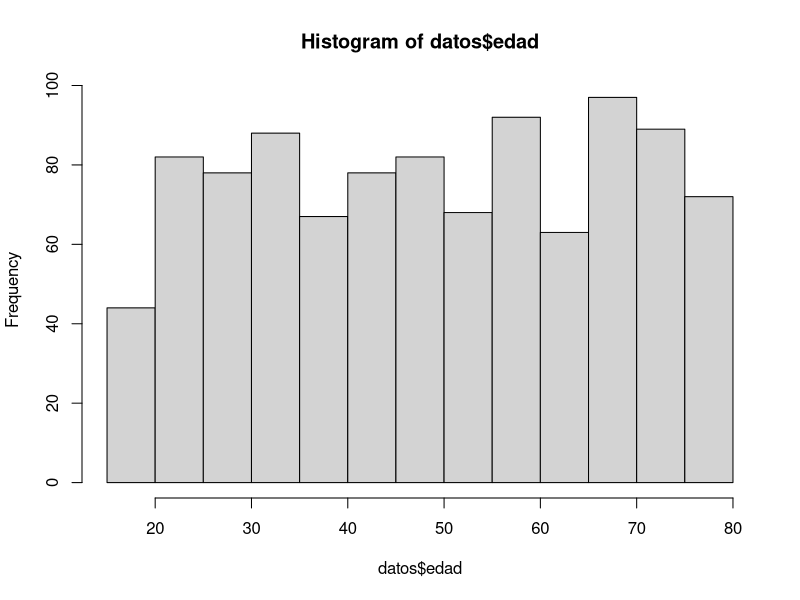
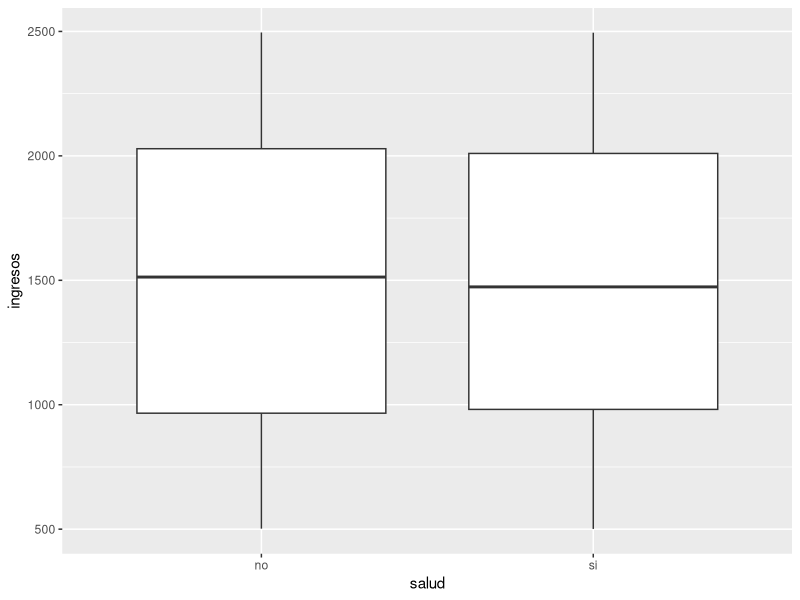
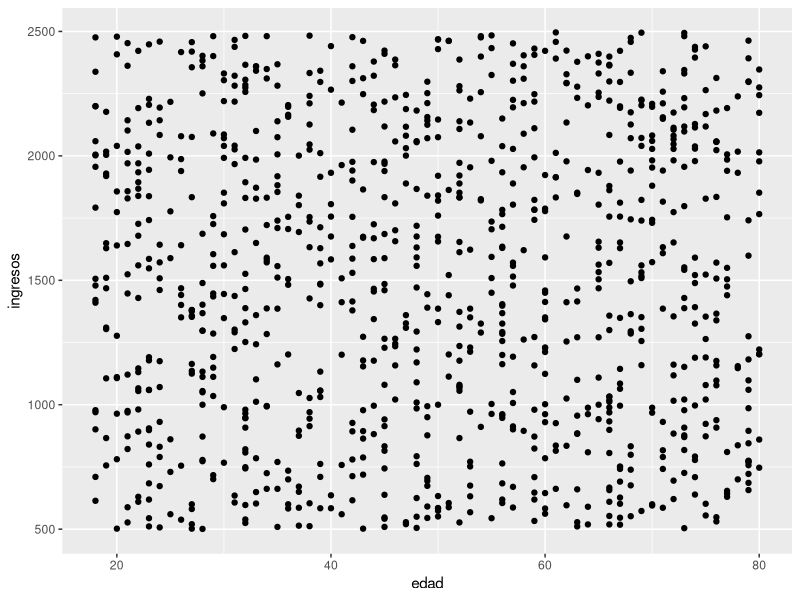
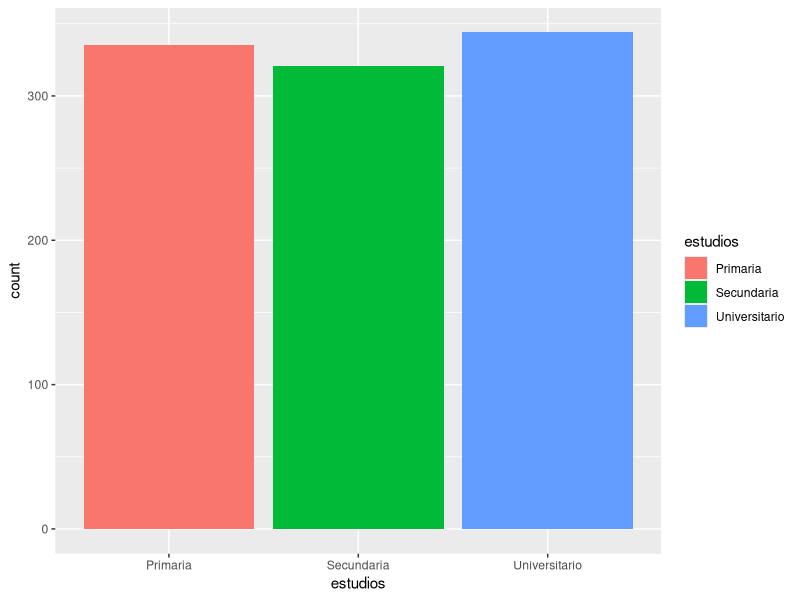
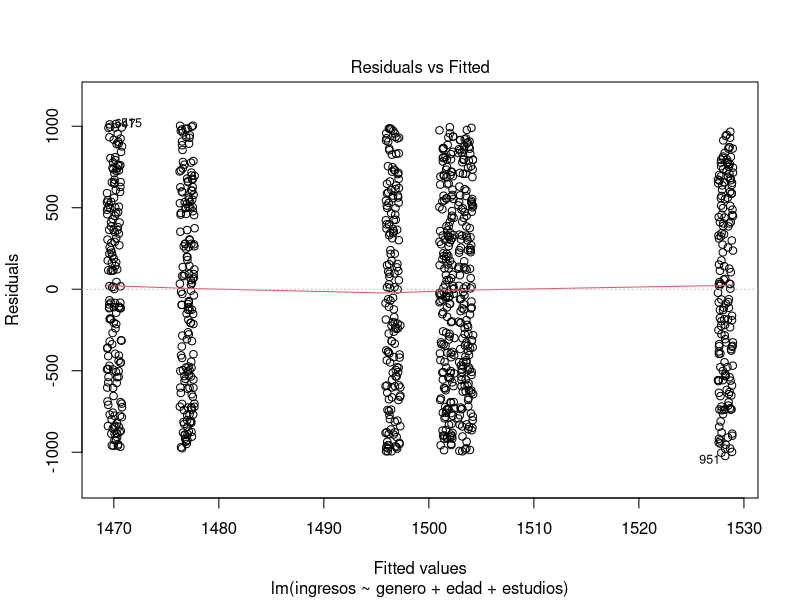
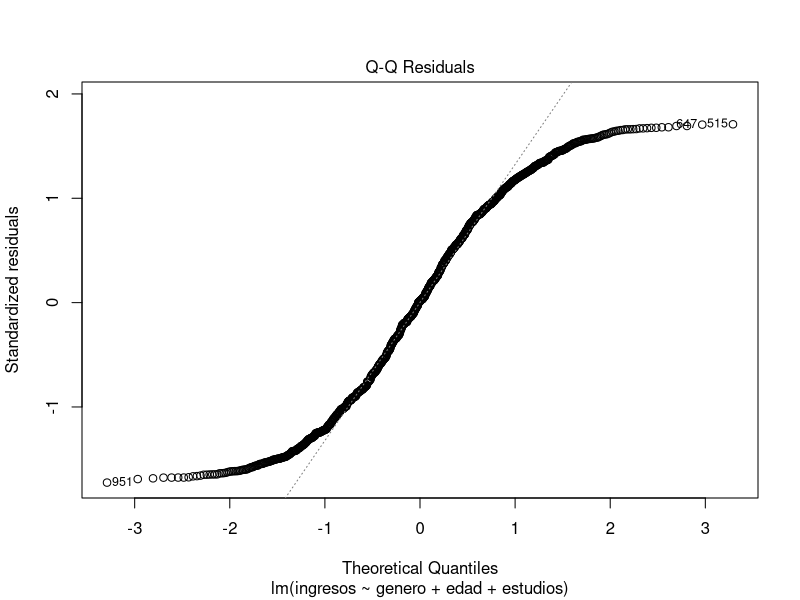
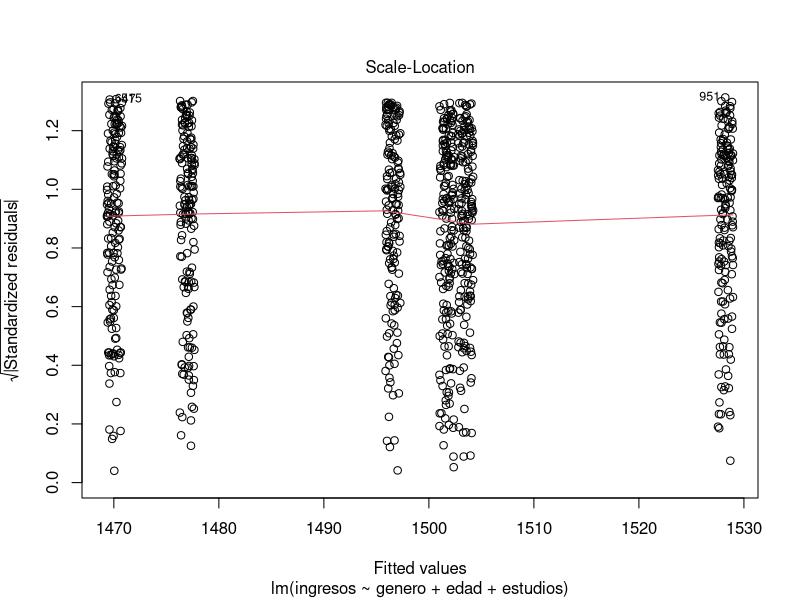
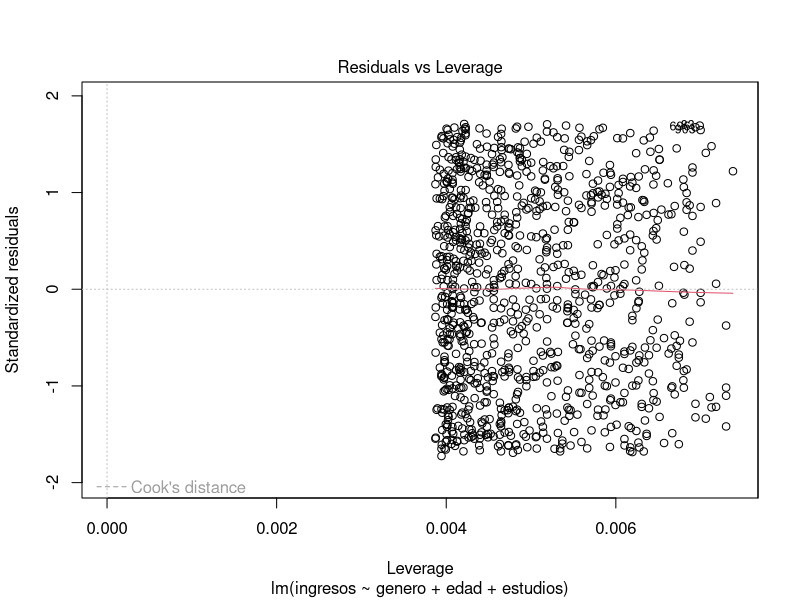

Write R code to recreate these figures, in order.
#  cargar la librería tidyverse y ggplot2 para graficos
library(ggplot2)
library(tidyverse)
library(dplyr)

# Crear la base de datos con 1000 personas
datos <- tibble(
  edad = sample(18:80, 1000, replace = TRUE),
  genero = sample(c("Hombre", "Mujer"), 1000, replace = TRUE),
  estudios = sample(c("Primaria", "Secundaria", "Universitario"), 1000, replace = TRUE),
  ocupacion = sample(c("Empleado", "Desempleado", "Autónomo"), 1000, replace = TRUE),
  ingresos = sample(c(500:2500), 1000, replace = TRUE),
  salud = sample(c("si", "no"), 1000, replace = TRUE),
  
)

# Visualizar la distribución de la edad de la población
hist(datos$edad)

#¿Cuál es la edad media de las personas en la base de datos?

mean(datos$edad)
#¿Cuál es la distribución de género en la base de datos?
  
table(datos$genero)
#¿Hay alguna relación entre el nivel de estudios y la ocupación de las personas?
  
xtabs(~estudios+ocupacion, datos)

#¿Los ingresos promedio varían según el género o la ocupación de las personas?
 

library(dplyr)

datos %>%
  group_by(genero, ocupacion) %>%
  summarize(mean_ingresos = mean(ingresos))
#¿Hay alguna relación entre la salud y el ingreso de las personas?
 
library(ggplot2)

ggplot(datos, aes(x = salud, y = ingresos)) +
  geom_boxplot()

ggplot(datos, aes(x = edad, y = ingresos)) +
  geom_point()


ggplot(datos, aes(x = estudios)) +
  geom_bar(aes(fill = estudios))

resultados_regresion <- lm(ingresos ~ genero + edad + estudios, data = datos)

plot(resultados_regresion)

#Ver si hay alguna diferencia significativa en los ingresos promedio entre hombres y mujeres:
library(tidyverse)

t.test(ingresos ~ genero, data = datos)


datos_filtrados <- datos %>%
  filter(estudios %in% c("Primaria", "Universitario"))


mean(datos$salud == "si")

chisq.test(datos$genero, datos$ocupacion)

lm(ingresos ~ genero + edad + estudios, data = datos)
resultados_regresion <- lm(ingresos ~ genero + edad + estudios, data = datos)
plot(resultados_regresion)

ggplot(datos, aes(x = genero, y = ingresos, color = estudios)) +
  geom_point(position = position_jitter()) +
  geom_smooth(formula = y ~ x, method = "lm") +
  labs(title = "Regression of ingresos on genero, edad, and estudios",
       x = "Genero",
       y = "Ingresos")

